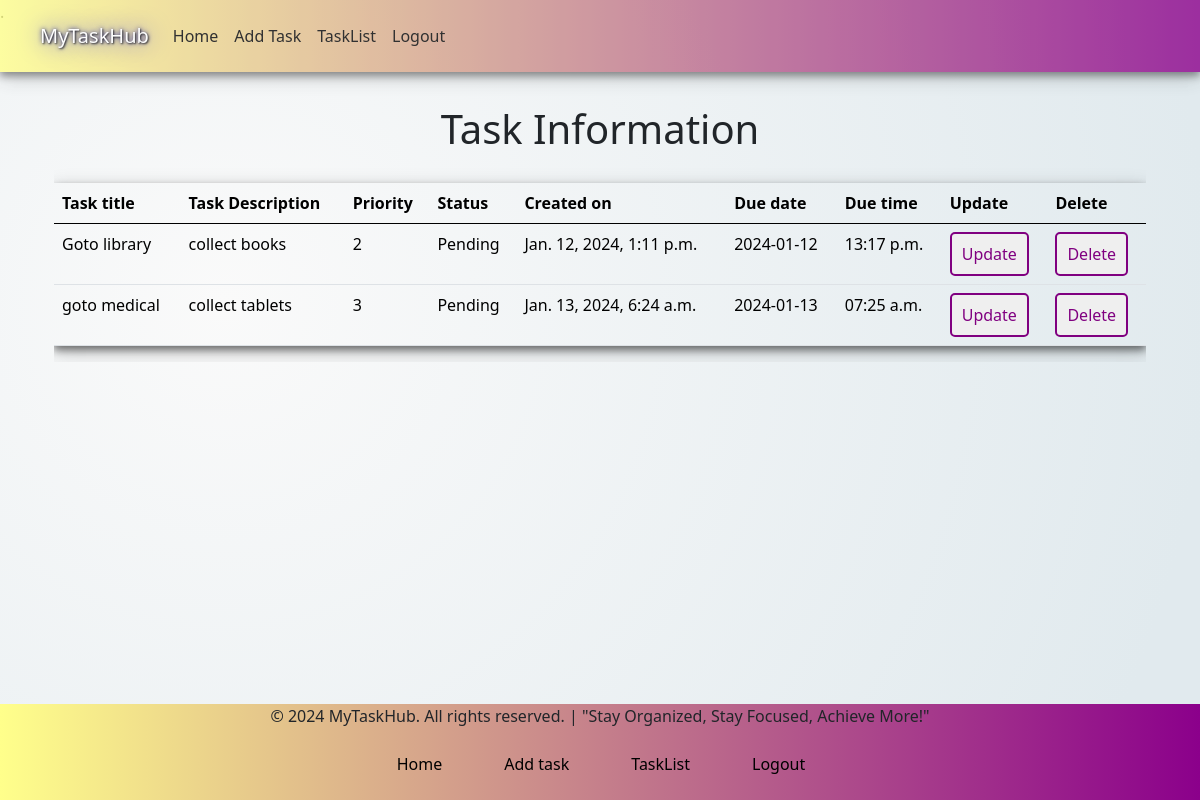
The page /todoapp/task_info/ (signed in) on the database its author committed.
### todoapp/models.py (models this page shows, shortened)
class Task(models.Model):
    user = models.ForeignKey(User, on_delete=models.CASCADE)
    title=models.CharField(max_length=150)
    description=models.TextField()
    priority = models.IntegerField(choices=((1, 'Low'), (2, 'Medium'), (3, 'High')), default=1)
    completed=models.BooleanField(default=False)
    created = models.DateTimeField(auto_now_add=True)
    due_datetime = models.DateTimeField(null=True, blank=True)

### todoapp/views.py (the view)
# urls.py: path('task_info/',views.task_info,name="task_info"),
def task_info(request):
    print(request.user)  # Add this line for debugging
    tasks_with_user = Task.objects.filter(user=request.user).select_related('user').order_by('priority')
    return render(request, 'todoapp/task_info.html', {'tasks_with_user':tasks_with_user})

### templates/todoapp/task_info.html (shortened to what this page needs)
<!DOCTYPE html>
{% extends 'todoapp/home1.html' %}
{% load static %}
{% load tz %}
{% block content %}
{% if tasks_with_user %}
<div class="container mt-4">
    <div class="row justify-content-center my-5">
        <div class="col-md-12">
            <h1 style="text-align:center;margin-top:3%;">Task Information</h1>
            <div class="table-responsive">
                    <table style="width:100%;margin-top:2%;box-shadow: 0 4px 8px 0 rgba(0, 0, 0, 0.5), 0 6px 20px 0 rgba(0, 0, 0, 0.19);" class="table">
                        <thead>
                        <tr>
                            <th>Task title</th>
                            <th>Task Description</th>
                            <th>Priority</th>
                            <th>Status</th>
                            <th>Created on</th>
                            <th>Due date</th>
                            <th>Due time</th>
                            <th>Update</th>
                            <th>Delete</th>
                        </tr>
                        </thead>
                        <tbody>
                        {% for task in tasks_with_user %}
                        <tr>
                            <td>{{ task.title }}</td>
                            <td>{{ task.description }}</td>
                            <td>{{task.priority}}</td>
                            <td>
                                {% if task.completed %}Completed{% else %}Pending{% endif %}
                            </td>
                            <td>
                                {% timezone "Asia/Kolkata" %}
                                    {{ task.created }}
                                {% endtimezone %}
                            </td>
                            <td>{{ task.due_datetime|date:'Y-m-d' }}</td>
                            <td>{{ task.due_datetime|time:'H:i a' }}</td>
                            <td><a href="{% url 'update' task.id %}"><button class="btnpurple " id=" ">Update</button></a></td>
                            <td><a href="{% url 'delete' task.id %}"><button class="btnpurple">Delete</button></a></td>
                        </tr>
                        {% endfor %}
                        </tbody>
                    </table>
                </div>
            {% else %}
            <div style="margin-left:35%;margin-top:10%;width:20%;">
                <h2>Tasks not found</h2>
                <a href="{% url 'add_task' %}" class="btn btn-primary">Add Task</a>
            </div>
            {% endif %}
        </div>
    </div>
</div>
{% endblock %}

### templates/todoapp/home1.html (shortened to what this page needs)
{% extends 'todoapp/home.html' %}
{% load static %}
{% load tz %}
{% load django_bootstrap5 %}

### templates/todoapp/home.html (shortened to what this page needs)
<!DOCTYPE html>
{%load static%}
{% load django_bootstrap5 %}
<html lang="en">
<head>
            {% bootstrap_css %} {% bootstrap_javascript %}.
    <link href="https://cdn.jsdelivr.net/npm/bootstrap@5.0.2/dist/css/bootstrap.min.css" rel="stylesheet">
</head>
<body>
<nav class="navbar fixed-top navbar-expand-lg  p-3 mb-2 mix-black-40 text-dark">
  <div class="container-fluid">
    <a class="navbar-brand" href="#" style="text-shadow: 1px 1px 2px black, 0 0 25px blue, 0 0 5px darkblue;color:white">MyTaskHub</a>
    <div class="collapse navbar-collapse" id="navbarNavAltMarkup">
      <div class="navbar-nav">
        <a class="nav-link " aria-current="page" href="{% url 'home_view'%}" target="_self" style="color:black;">Home</a>
          {% if user.is_authenticated %}
            <a class="nav-link" href="{% url 'add_task' %}" style="color:black;" >Add Task</a>
            <a class="nav-link" href="{% url 'task_info' %}" style="color:black;">TaskList</a>
            <a class="nav-link" href="{% url 'logout' %}" style="color:black;">Logout</a>
          {% else %}
            <a class="nav-link" href="{% url 'login'%}" style="color:black;">Login</a>
            <a class="nav-link" href="{% url 'register'%}" style="color:black;">Register</a>
          {% endif %}
      </div>
    </div>
  </div>
</nav>
<main>
    {% block content %}{% endblock %}
  </main>
<footer>
      <p>&copy; 2024 MyTaskHub. All rights reserved. | "Stay Organized, Stay Focused, Achieve More!"</p>
      <div class="footer-menu">
                <ul class="f-menu">
                    <li><a class="nav-link" href="" style="color:black;">Home</a></li>
                    {% if user.is_authenticated %}
                        <li><a class="nav-link" href="{% url 'add_task'%}" style="color:black;">Add task</a></li>
                        <li><a class="nav-link" href="{% url 'task_info' %}" style="color:black;">TaskList</a></li>
                        <li><a class="nav-link" href="{% url 'logout' %}" style="color:black;">Logout</a></li>
                    {% else %}
                        <li><a class="nav-link" href="{% url 'login'%}" style="color:black;">Login</a></li>
                        <li> <a class="nav-link" href="{% url 'register'%}" style="color:black;">Register</a></li>
                    {% endif %}
				</ul>
      </div>
</footer>
</body>
</html>

### templates/todoapp/home.html (style rules this page uses)
body { background:radial-gradient(circle at 18.7% 37.8%, rgb(250, 250, 250) 0%, rgb(225, 234, 238) 90%); display: flex; flex-direction: column; min-height: 100vh; }
main { flex: 1; }
nav { background-image:linear-gradient(to right, rgba(255, 255, 139), rgb(139,0,139)); box-shadow: 0 4px 8px 0 rgba(0, 0, 0, 0.5), 0 6px 20px 0 rgba(0, 0, 0, 0.19); opacity:0.8; z-index:99; }
footer { background-image:linear-gradient(to right, rgba(255, 255, 139), rgb(139,0,139)); text-align: center; }
.footer-menu { float: center; display: flex; align-items: center; justify-content: center; margin: 1rem 0 0rem 0; }
.footer-menu ul { display: flex; }
.footer-menu ul li { padding-right: 30px; display: block; }
.footer-menu ul li a { color: white; text-decoration: none; }
.btnpurple { border: 2px solid #800080; border-radius: 5px; color: #800080; padding: 8px 10px; font-size: 16px; cursor: pointer; }

### rows shown on the page
Task: title "Goto library", description "collect books", priority "2", completed "Pending", created "Jan. 12, 2024, 1:11 p.m.", due_datetime "2024-01-12", due_datetime "13:17 p.m."
Task: title "goto medical", description "collect tablets", priority "3", completed "Pending", created "Jan. 13, 2024, 6:24 a.m.", due_datetime "2024-01-13", due_datetime "07:25 a.m."
